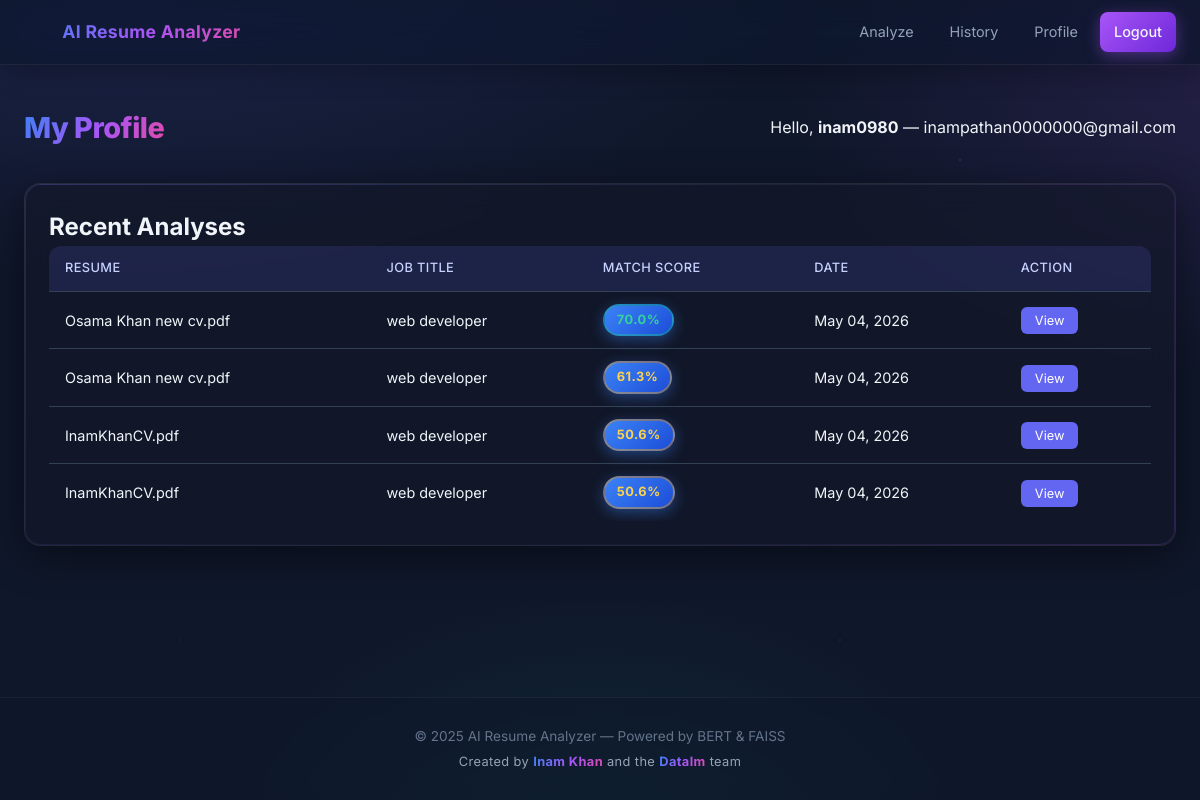
/users/profile/ (signed in), run on an earlier commit of the app's database.
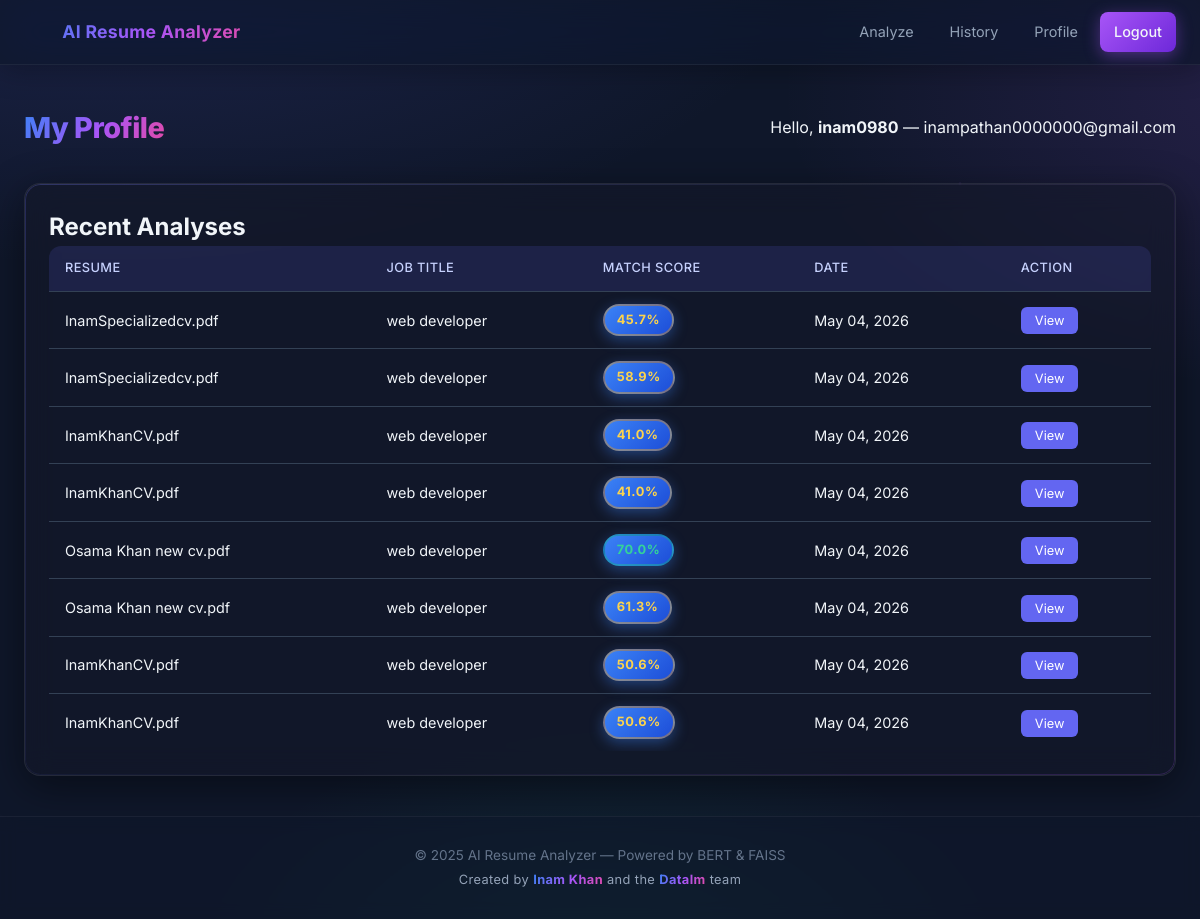
And on a later commit of the database.
### users/models.py (models this page shows, shortened)
class User(AbstractUser):
    bio = models.TextField(blank=True)
    created_at = models.DateTimeField(auto_now_add=True)

### analyzer/models.py (models this page shows, shortened)
class MatchResult(models.Model):
    user = models.ForeignKey(settings.AUTH_USER_MODEL, on_delete=models.CASCADE, related_name='match_results')
    resume = models.ForeignKey(Resume, on_delete=models.CASCADE, related_name='match_results')
    job_description = models.ForeignKey(JobDescription, on_delete=models.CASCADE, related_name='match_results')
    match_score = models.FloatField()
    matched_skills = models.JSONField(default=list)
    missing_skills = models.JSONField(default=list)
    recommendations = models.JSONField(default=list)
    shap_explanation = models.JSONField(default=dict)
    score_breakdown = models.JSONField(default=dict)
    semantic_scores = models.JSONField(default=dict)
    section_scores = models.JSONField(default=dict)
    keyword_analysis = models.JSONField(default=dict)
    experience_analysis = models.JSONField(default=dict)
    matched_by_group = models.JSONField(default=dict)
    missing_by_group = models.JSONField(default=dict)
    critical_missing = models.JSONField(default=list)
    ai_analysis = models.JSONField(default=dict, blank=True)
    ai_rewritten = models.JSONField(default=dict, blank=True)
    created_at = models.DateTimeField(auto_now_add=True)
    class Meta:
        ordering = ['-created_at']

class Resume(models.Model):
    user = models.ForeignKey(settings.AUTH_USER_MODEL, on_delete=models.CASCADE, related_name='resumes')
    file = models.FileField(upload_to='resumes/')
    original_filename = models.CharField(max_length=255)
    extracted_text = models.TextField(blank=True)
    uploaded_at = models.DateTimeField(auto_now_add=True)

class JobDescription(models.Model):
    user = models.ForeignKey(settings.AUTH_USER_MODEL, on_delete=models.CASCADE, related_name='job_descriptions')
    title = models.CharField(max_length=255, blank=True)
    text = models.TextField()
    file = models.FileField(upload_to='job_descriptions/', blank=True, null=True)
    created_at = models.DateTimeField(auto_now_add=True)

### users/views.py (the view)
# urls.py: path('profile/', views.profile_view, name='profile'),
@login_required
def profile_view(request):
    results = request.user.match_results.select_related('resume', 'job_description').all()[:10]
    return render(request, 'users/profile.html', {'results': results})

### templates/users/profile.html (shortened to what this page needs)
{% extends 'base.html' %}
{% block content %}
<div class="page-container">
  <div class="page-header">
    <h1>My Profile</h1>
    <p>Hello, <strong>{{ user.username }}</strong> &mdash; {{ user.email }}</p>
  </div>
  <div class="card">
    <h2>Recent Analyses</h2>
    {% if results %}
      <div class="results-table-wrap">
        <table class="results-table">
          <thead>
            <tr>
              <th>Resume</th>
              <th>Job Title</th>
              <th>Match Score</th>
              <th>Date</th>
              <th>Action</th>
            </tr>
          </thead>
          <tbody>
            {% for r in results %}
            <tr>
              <td>{{ r.resume.original_filename }}</td>
              <td>{{ r.job_description.title|default:"N/A" }}</td>
              <td>
                <span class="score-badge {% if r.match_score >= 70 %}score-high{% elif r.match_score >= 40 %}score-mid{% else %}score-low{% endif %}">
                  {{ r.match_score }}%
                </span>
              </td>
              <td>{{ r.created_at|date:"M d, Y" }}</td>
              <td><a href="{% url 'analyzer:results' r.pk %}" class="btn-sm">View</a></td>
            </tr>
            {% endfor %}
          </tbody>
        </table>
      </div>
    {% else %}
      <p class="empty-state">No analyses yet. <a href="{% url 'analyzer:upload' %}">Analyze your first resume!</a></p>
    {% endif %}
  </div>
</div>
{% endblock %}

### templates/base.html (shortened to what this page needs)
<!DOCTYPE html>
<html lang="en">
<head>
  {% load static %}
  <link rel="stylesheet" href="{% static 'css/style.css' %}">
  <link rel="stylesheet" href="{% static 'css/advanced.css' %}">
</head>
<body>
  <nav class="navbar">
    <div class="nav-container">
      <a href="/" class="nav-brand">
        <span class="brand-icon">🧠</span>
        <span>AI Resume Analyzer</span>
      </a>
      <div class="nav-links">
        {% if user.is_authenticated %}
          <a href="{% url 'analyzer:upload' %}">Analyze</a>
          <a href="{% url 'analyzer:history' %}">History</a>
          <a href="{% url 'users:profile' %}">Profile</a>
          <a href="{% url 'users:logout' %}" class="btn-nav">Logout</a>
        {% else %}
          <a href="{% url 'users:login' %}">Login</a>
          <a href="{% url 'users:register' %}" class="btn-nav">Register</a>
        {% endif %}
      </div>
    </div>
  </nav>
  <main class="main-content">
    {% block content %}{% endblock %}
  </main>
  <footer class="footer">
    <p>&copy; 2025 AI Resume Analyzer &mdash; Powered by BERT &amp; FAISS</p>
    <p class="footer-credit">Created by <strong>Inam Khan</strong> and the <strong>Datalm</strong> team</p>
  </footer>
</body>
</html>

### static/css/style.css (style rules this page uses)
*, *::before, *::after { box-sizing: border-box; margin: 0; padding: 0; }
:root { --primary: #6366f1; --primary-dark: #4f46e5; --primary-light: #e0e7ff; --success: #10b981; --danger: #ef4444; --warning: #f59e0b; --bg: #0f172a; --bg-card: #1e293b; --bg-card-hover: #273449; --border: #334155; --text: #f1f5f9; --text-muted: #94a3b8; --text-dim: #64748b; --radius: 12px; --shadow: 0 4px 24px rgba(0,0,0,0.4); }
body { font-family: 'Inter', sans-serif; background: var(--bg); color: var(--text); min-height: 100vh; display: flex; flex-direction: column; line-height: 1.6; }
.navbar { background: rgba(15,23,42,0.95); border-bottom: 1px solid var(--border); position: sticky; top: 0; z-index: 100; backdrop-filter: blur(8px); }
.nav-container { max-width: 1200px; margin: 0 auto; padding: 0 24px; height: 64px; display: flex; align-items: center; justify-content: space-between; }
.nav-brand { display: flex; align-items: center; gap: 10px; text-decoration: none; font-size: 1.1rem; font-weight: 700; color: var(--text); }
.brand-icon { font-size: 1.4rem; }
.nav-links { display: flex; align-items: center; gap: 8px; }
.nav-links a { color: var(--text-muted); text-decoration: none; padding: 8px 14px; border-radius: 8px; font-size: 0.9rem; transition: all 0.2s; }
.btn-nav { background: var(--primary) !important; color: var(--text) !important; font-weight: 500; }
.main-content { flex: 1; }
.footer { text-align: center; padding: 24px; color: var(--text-dim); font-size: 0.85rem; border-top: 1px solid var(--border); }
.page-container { max-width: 1200px; margin: 0 auto; padding: 40px 24px; }
.page-header { display: flex; align-items: center; justify-content: space-between; margin-bottom: 32px; }
.page-header h1 { font-size: 1.8rem; font-weight: 700; }
.card { background: var(--bg-card); border: 1px solid var(--border); border-radius: var(--radius); padding: 24px; box-shadow: var(--shadow); }
.btn-sm { padding: 6px 14px; font-size: 0.8rem; background: var(--primary); color: #fff; border-radius: 6px; text-decoration: none; }
.score-high { background: rgba(16,185,129,0.15); color: #34d399; border: 2px solid rgba(16,185,129,0.4); }
.score-mid { background: rgba(245,158,11,0.15); color: #fcd34d; border: 2px solid rgba(245,158,11,0.4); }
.score-badge { display: inline-block; padding: 3px 10px; border-radius: 100px; font-size: 0.8rem; font-weight: 700; }
.results-table-wrap { overflow-x: auto; }
.results-table { width: 100%; border-collapse: collapse; font-size: 0.9rem; }
.results-table th, .results-table td { padding: 12px 16px; text-align: left; border-bottom: 1px solid var(--border); }
.results-table th { color: var(--text-muted); font-weight: 500; font-size: 0.8rem; text-transform: uppercase; }
.results-table tr:last-child td { border-bottom: none; }

What changed in the data, as far as the page shows it:
added MatchResult: resume.original_filename "InamSpecializedcv.pdf", job_description "web developer", match_score "45.7", created_at "May 04, 2026"
added MatchResult: resume.original_filename "InamSpecializedcv.pdf", job_description "web developer", match_score "58.9", created_at "May 04, 2026"
added MatchResult: resume.original_filename "InamKhanCV.pdf", job_description "web developer", match_score "41.0", created_at "May 04, 2026"
added MatchResult: resume.original_filename "InamKhanCV.pdf", job_description "web developer", match_score "41.0", created_at "May 04, 2026"
